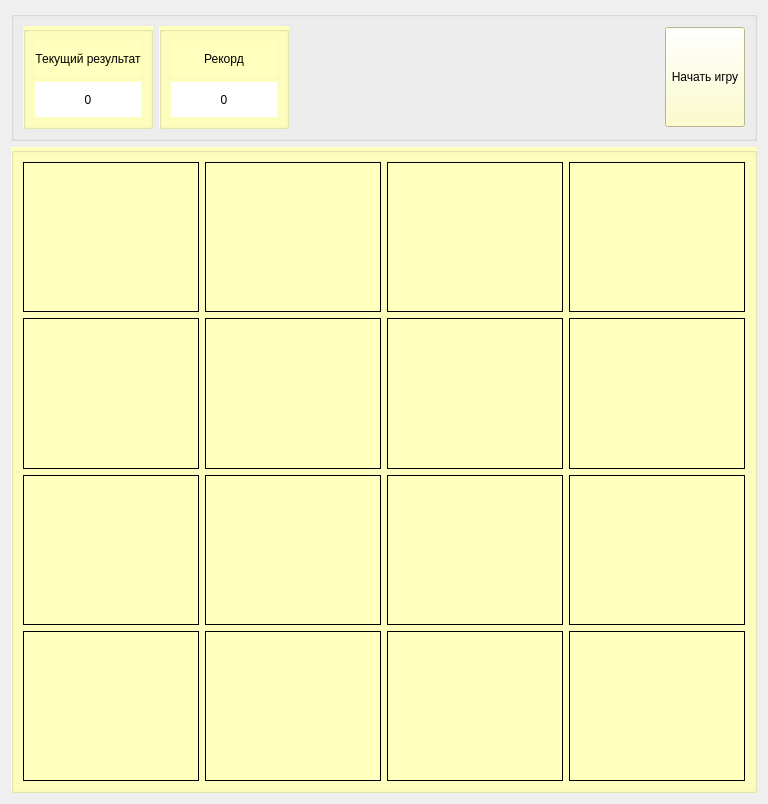
<?xml version="1.0" encoding="UTF-8"?>
<ui version="4.0">
 <class>Game_2048</class>
 <widget class="QWidget" name="Game_2048">
  <property name="geometry">
   <rect>
    <x>0</x>
    <y>0</y>
    <width>768</width>
    <height>804</height>
   </rect>
  </property>
  <property name="windowTitle">
   <string>2048</string>
  </property>
  <layout class="QVBoxLayout" name="verticalLayout_5">
   <item>
    <widget class="QGroupBox" name="groupBox_2">
     <property name="minimumSize">
      <size>
       <width>0</width>
       <height>70</height>
      </size>
     </property>
     <property name="maximumSize">
      <size>
       <width>16777215</width>
       <height>130</height>
      </size>
     </property>
     <property name="title">
      <string/>
     </property>
     <layout class="QHBoxLayout" name="horizontalLayout_2">
      <item>
       <widget class="QGroupBox" name="groupBox_4">
        <property name="minimumSize">
         <size>
          <width>130</width>
          <height>0</height>
         </size>
        </property>
        <property name="styleSheet">
         <string notr="true">background-color: rgb(255, 255, 190);</string>
        </property>
        <property name="title">
         <string/>
        </property>
        <property name="flat">
         <bool>true</bool>
        </property>
        <layout class="QVBoxLayout" name="verticalLayout_7">
         <item>
          <widget class="QLabel" name="label">
           <property name="text">
            <string>Текущий результат</string>
           </property>
           <property name="alignment">
            <set>Qt::AlignmentFlag::AlignCenter</set>
           </property>
          </widget>
         </item>
         <item>
          <widget class="QLabel" name="label_3">
           <property name="styleSheet">
            <string notr="true">background-color: rgb(255, 255, 255);</string>
           </property>
           <property name="text">
            <string>0</string>
           </property>
           <property name="alignment">
            <set>Qt::AlignmentFlag::AlignCenter</set>
           </property>
          </widget>
         </item>
        </layout>
       </widget>
      </item>
      <item>
       <widget class="QGroupBox" name="groupBox_3">
        <property name="minimumSize">
         <size>
          <width>130</width>
          <height>0</height>
         </size>
        </property>
        <property name="font">
         <font>
          <pointsize>9</pointsize>
         </font>
        </property>
        <property name="autoFillBackground">
         <bool>false</bool>
        </property>
        <property name="styleSheet">
         <string notr="true">background-color: rgb(255, 255, 190);</string>
        </property>
        <property name="title">
         <string/>
        </property>
        <property name="alignment">
         <set>Qt::AlignmentFlag::AlignCenter</set>
        </property>
        <property name="flat">
         <bool>true</bool>
        </property>
        <layout class="QVBoxLayout" name="verticalLayout_6">
         <item>
          <widget class="QLabel" name="label_2">
           <property name="text">
            <string>Рекорд</string>
           </property>
           <property name="alignment">
            <set>Qt::AlignmentFlag::AlignCenter</set>
           </property>
          </widget>
         </item>
         <item>
          <widget class="QLabel" name="label_4">
           <property name="styleSheet">
            <string notr="true">background-color: rgb(255, 255, 255);</string>
           </property>
           <property name="text">
            <string>0</string>
           </property>
           <property name="alignment">
            <set>Qt::AlignmentFlag::AlignCenter</set>
           </property>
          </widget>
         </item>
        </layout>
       </widget>
      </item>
      <item>
       <spacer name="horizontalSpacer">
        <property name="orientation">
         <enum>Qt::Orientation::Horizontal</enum>
        </property>
        <property name="sizeHint" stdset="0">
         <size>
          <width>374</width>
          <height>20</height>
         </size>
        </property>
       </spacer>
      </item>
      <item>
       <widget class="QPushButton" name="start_pushButton">
        <property name="minimumSize">
         <size>
          <width>0</width>
          <height>100</height>
         </size>
        </property>
        <property name="styleSheet">
         <string notr="true">background-color: rgb(255, 255, 190);</string>
        </property>
        <property name="text">
         <string>Начать игру</string>
        </property>
       </widget>
      </item>
     </layout>
    </widget>
   </item>
   <item>
    <widget class="QGroupBox" name="groupBox">
     <property name="styleSheet">
      <string notr="true">background-color: rgb(255, 255, 190);</string>
     </property>
     <property name="title">
      <string/>
     </property>
     <layout class="QHBoxLayout" name="horizontalLayout">
      <item>
       <layout class="QVBoxLayout" name="verticalLayout">
        <item>
         <widget class="QLabel" name="label_00">
          <property name="styleSheet">
           <string notr="true">font: 700 20pt &quot;Segoe UI&quot;;</string>
          </property>
          <property name="frameShape">
           <enum>QFrame::Shape::Box</enum>
          </property>
          <property name="text">
           <string/>
          </property>
          <property name="alignment">
           <set>Qt::AlignmentFlag::AlignCenter</set>
          </property>
         </widget>
        </item>
        <item>
         <widget class="QLabel" name="label_10">
          <property name="styleSheet">
           <string notr="true">font: 700 20pt &quot;Segoe UI&quot;;</string>
          </property>
          <property name="frameShape">
           <enum>QFrame::Shape::Box</enum>
          </property>
          <property name="text">
           <string/>
          </property>
          <property name="alignment">
           <set>Qt::AlignmentFlag::AlignCenter</set>
          </property>
         </widget>
        </item>
        <item>
         <widget class="QLabel" name="label_20">
          <property name="styleSheet">
           <string notr="true">font: 700 20pt &quot;Segoe UI&quot;;</string>
          </property>
          <property name="frameShape">
           <enum>QFrame::Shape::Box</enum>
          </property>
          <property name="text">
           <string/>
          </property>
          <property name="alignment">
           <set>Qt::AlignmentFlag::AlignCenter</set>
          </property>
         </widget>
        </item>
        <item>
         <widget class="QLabel" name="label_30">
          <property name="styleSheet">
           <string notr="true">font: 700 20pt &quot;Segoe UI&quot;;</string>
          </property>
          <property name="frameShape">
           <enum>QFrame::Shape::Box</enum>
          </property>
          <property name="text">
           <string/>
          </property>
          <property name="alignment">
           <set>Qt::AlignmentFlag::AlignCenter</set>
          </property>
         </widget>
        </item>
       </layout>
      </item>
      <item>
       <layout class="QVBoxLayout" name="verticalLayout_2">
        <item>
         <widget class="QLabel" name="label_01">
          <property name="styleSheet">
           <string notr="true">font: 700 20pt &quot;Segoe UI&quot;;</string>
          </property>
          <property name="frameShape">
           <enum>QFrame::Shape::Box</enum>
          </property>
          <property name="text">
           <string/>
          </property>
          <property name="alignment">
           <set>Qt::AlignmentFlag::AlignCenter</set>
          </property>
         </widget>
        </item>
        <item>
         <widget class="QLabel" name="label_11">
          <property name="styleSheet">
           <string notr="true">font: 700 20pt &quot;Segoe UI&quot;;</string>
          </property>
          <property name="frameShape">
           <enum>QFrame::Shape::Box</enum>
          </property>
          <property name="text">
           <string/>
          </property>
          <property name="alignment">
           <set>Qt::AlignmentFlag::AlignCenter</set>
          </property>
         </widget>
        </item>
        <item>
         <widget class="QLabel" name="label_21">
          <property name="styleSheet">
           <string notr="true">font: 700 20pt &quot;Segoe UI&quot;;</string>
          </property>
          <property name="frameShape">
           <enum>QFrame::Shape::Box</enum>
          </property>
          <property name="text">
           <string/>
          </property>
          <property name="alignment">
           <set>Qt::AlignmentFlag::AlignCenter</set>
          </property>
         </widget>
        </item>
        <item>
         <widget class="QLabel" name="label_31">
          <property name="styleSheet">
           <string notr="true">font: 700 20pt &quot;Segoe UI&quot;;</string>
          </property>
          <property name="frameShape">
           <enum>QFrame::Shape::Box</enum>
          </property>
          <property name="text">
           <string/>
          </property>
          <property name="alignment">
           <set>Qt::AlignmentFlag::AlignCenter</set>
          </property>
         </widget>
        </item>
       </layout>
      </item>
      <item>
       <layout class="QVBoxLayout" name="verticalLayout_4">
        <item>
         <widget class="QLabel" name="label_02">
          <property name="styleSheet">
           <string notr="true">font: 700 20pt &quot;Segoe UI&quot;;</string>
          </property>
          <property name="frameShape">
           <enum>QFrame::Shape::Box</enum>
          </property>
          <property name="text">
           <string/>
          </property>
          <property name="alignment">
           <set>Qt::AlignmentFlag::AlignCenter</set>
          </property>
         </widget>
        </item>
        <item>
         <widget class="QLabel" name="label_12">
          <property name="styleSheet">
           <string notr="true">font: 700 20pt &quot;Segoe UI&quot;;</string>
          </property>
          <property name="frameShape">
           <enum>QFrame::Shape::Box</enum>
          </property>
          <property name="text">
           <string/>
          </property>
          <property name="alignment">
           <set>Qt::AlignmentFlag::AlignCenter</set>
          </property>
         </widget>
        </item>
        <item>
         <widget class="QLabel" name="label_22">
          <property name="styleSheet">
           <string notr="true">font: 700 20pt &quot;Segoe UI&quot;;</string>
          </property>
          <property name="frameShape">
           <enum>QFrame::Shape::Box</enum>
          </property>
          <property name="text">
           <string/>
          </property>
          <property name="alignment">
           <set>Qt::AlignmentFlag::AlignCenter</set>
          </property>
         </widget>
        </item>
        <item>
         <widget class="QLabel" name="label_32">
          <property name="styleSheet">
           <string notr="true">font: 700 20pt &quot;Segoe UI&quot;;</string>
          </property>
          <property name="frameShape">
           <enum>QFrame::Shape::Box</enum>
          </property>
          <property name="text">
           <string/>
          </property>
          <property name="alignment">
           <set>Qt::AlignmentFlag::AlignCenter</set>
          </property>
         </widget>
        </item>
       </layout>
      </item>
      <item>
       <layout class="QVBoxLayout" name="verticalLayout_3">
        <item>
         <widget class="QLabel" name="label_03">
          <property name="styleSheet">
           <string notr="true">font: 700 20pt &quot;Segoe UI&quot;;</string>
          </property>
          <property name="frameShape">
           <enum>QFrame::Shape::Box</enum>
          </property>
          <property name="text">
           <string/>
          </property>
          <property name="alignment">
           <set>Qt::AlignmentFlag::AlignCenter</set>
          </property>
          <property name="margin">
           <number>1</number>
          </property>
         </widget>
        </item>
        <item>
         <widget class="QLabel" name="label_13">
          <property name="styleSheet">
           <string notr="true">font: 700 20pt &quot;Segoe UI&quot;;</string>
          </property>
          <property name="frameShape">
           <enum>QFrame::Shape::Box</enum>
          </property>
          <property name="text">
           <string/>
          </property>
          <property name="alignment">
           <set>Qt::AlignmentFlag::AlignCenter</set>
          </property>
         </widget>
        </item>
        <item>
         <widget class="QLabel" name="label_23">
          <property name="styleSheet">
           <string notr="true">font: 700 20pt &quot;Segoe UI&quot;;</string>
          </property>
          <property name="frameShape">
           <enum>QFrame::Shape::Box</enum>
          </property>
          <property name="text">
           <string/>
          </property>
          <property name="alignment">
           <set>Qt::AlignmentFlag::AlignCenter</set>
          </property>
         </widget>
        </item>
        <item>
         <widget class="QLabel" name="label_33">
          <property name="styleSheet">
           <string notr="true">font: 700 20pt &quot;Segoe UI&quot;;</string>
          </property>
          <property name="frameShape">
           <enum>QFrame::Shape::Box</enum>
          </property>
          <property name="text">
           <string/>
          </property>
          <property name="alignment">
           <set>Qt::AlignmentFlag::AlignCenter</set>
          </property>
         </widget>
        </item>
       </layout>
      </item>
     </layout>
    </widget>
   </item>
  </layout>
 </widget>
 <resources/>
 <connections/>
</ui>
